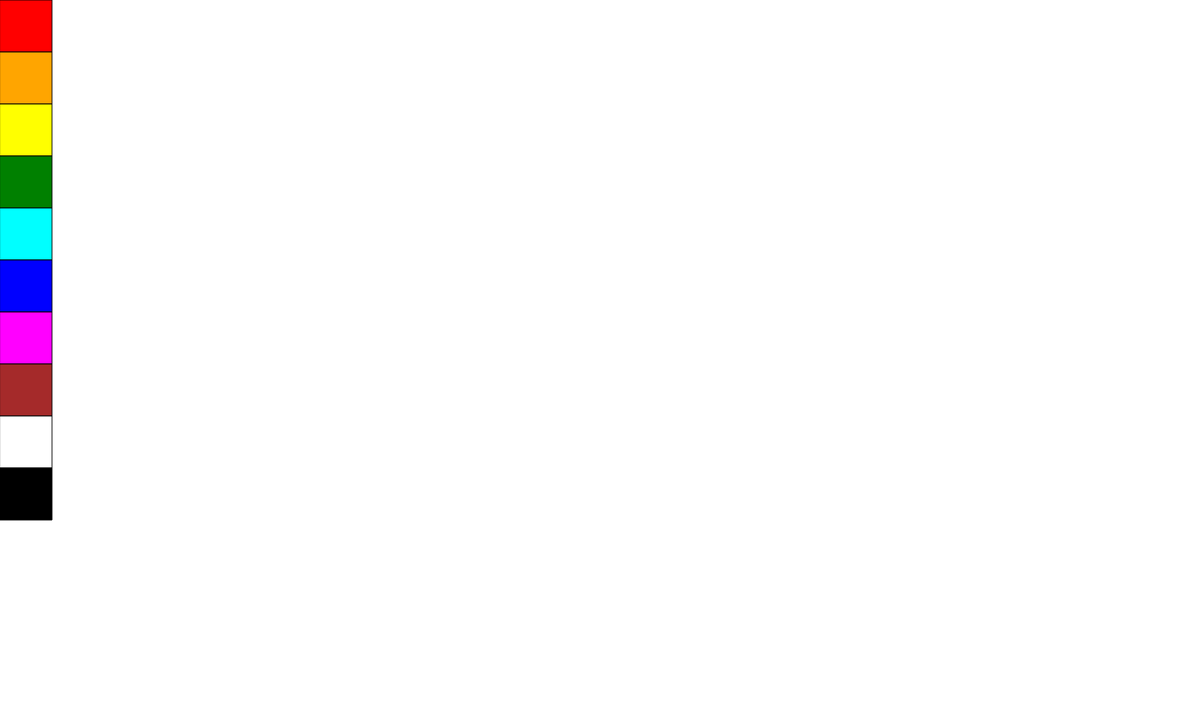
Frame 1 (no input)
Frame 60 (no input): identical to frame 1, image omitted
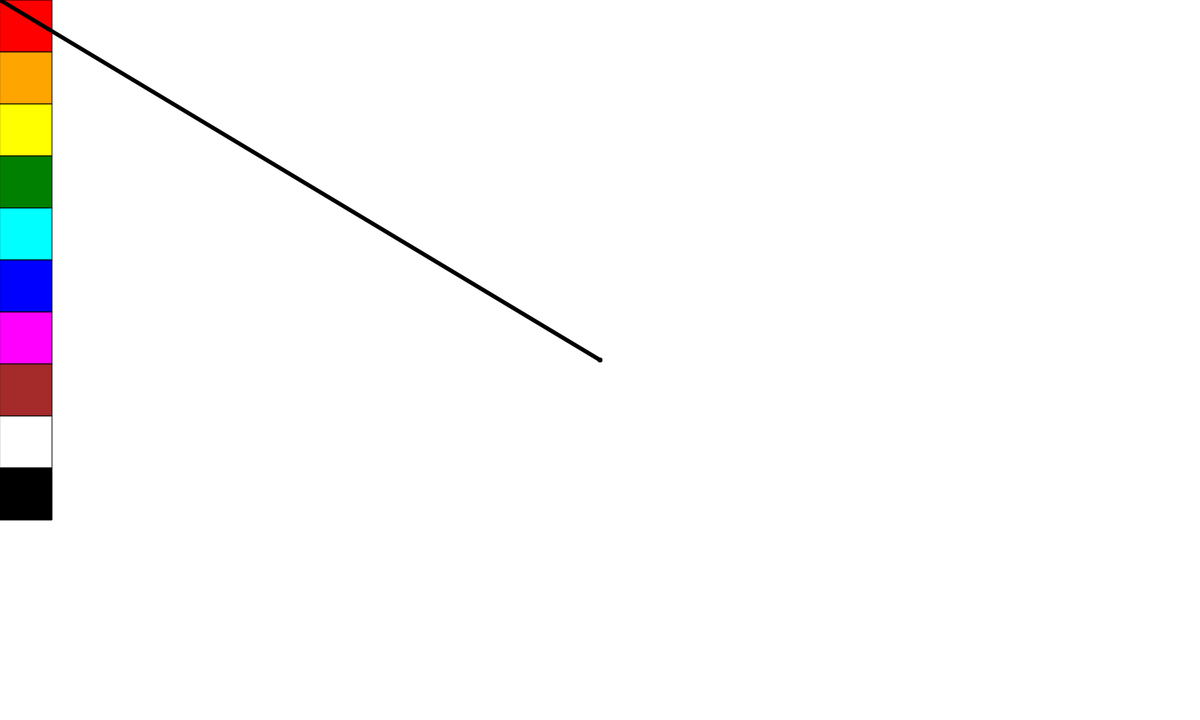
Frame 120 (the mouse pressed at the canvas centre since frame 60)

The p5.js sketch that drew these frames (run headless with seeded random() and noise() and a simulated clock; from frame 60 on, the mouse is pressed at the canvas centre):

// p5.js sketch
// ── sketch.js
//define array of colors 
let colors = ['#FF0000', '#FFA500', '#FFFF00', '#008000', '#00FFFF', '#0000FF', '#FF00FF', '#A52A2A', '#FFFFFF', '#000000'];
//initialize current color as black
let currentColor = '#000000';

function setup() {
  createCanvas(1500, 900);
  drawColorPalette();
}

function draw() {
  // check if mouse is pressed within boundaries
  if (mouseIsPressed && mouseX < width && mouseY < height) {
    strokeWeight(5);
    stroke(currentColor);
    line(pmouseX, pmouseY, mouseX, mouseY);
  }
}

function drawColorPalette() {
  // Draw color palette on the left side
  for (let i = 0; i < colors.length; i++) {
    fill(colors[i]);
    rect(0, i * 65, 65, 65);
  }
}

function mousePressed() {
  // Check if the mouse is pressed on the color palette
  if (mouseX < 65 && mouseY < height) {
    // Determine the selected color from the palette
    let colorIndex = int(mouseY / 65);
    currentColor = colors[colorIndex];
  }
}
